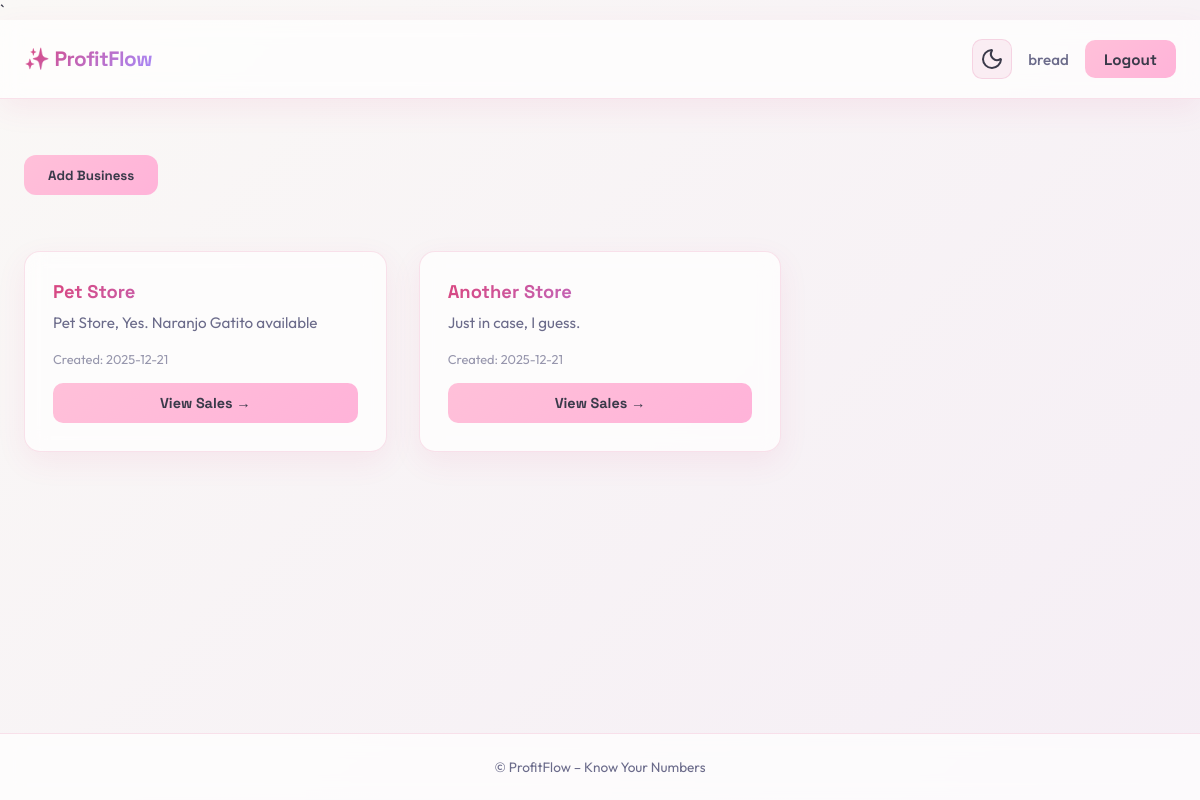
Before: /groups (signed in) with the older database file.
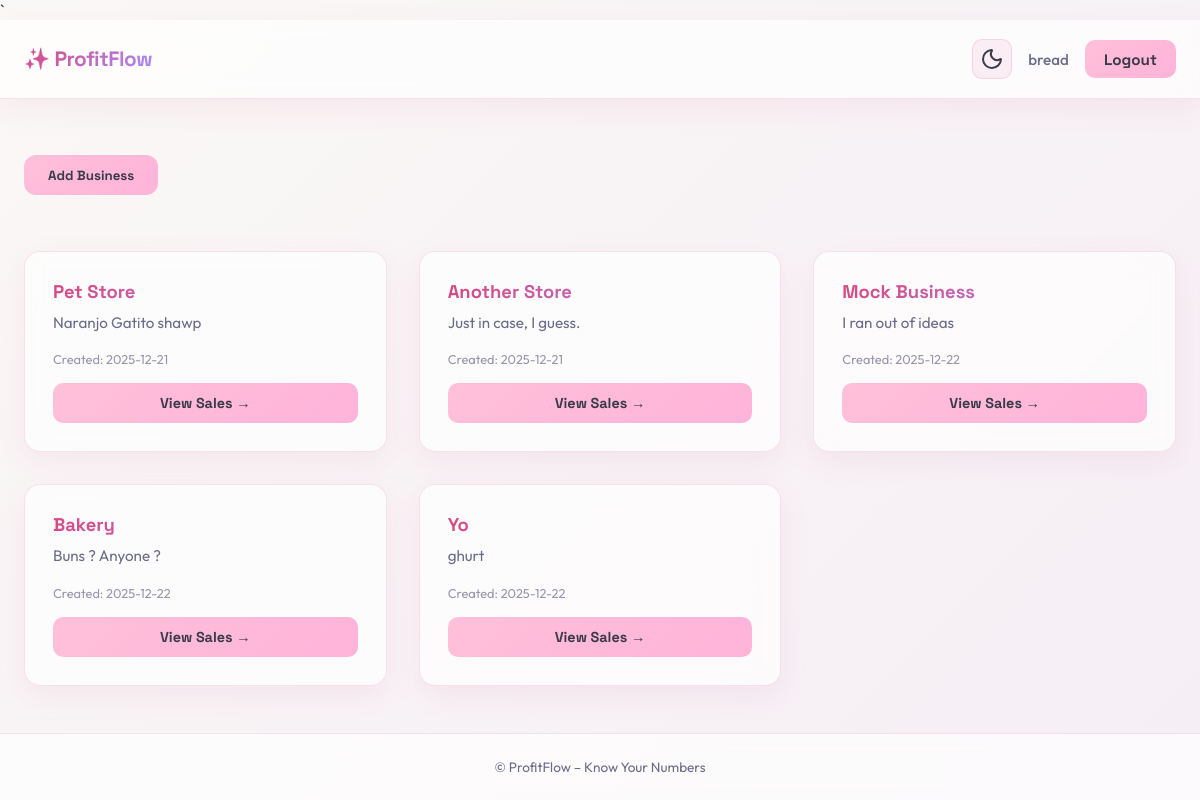
After: the same page with the newer database file.
### sales/models.py (models this page shows, shortened)
class SaleGroup(models.Model):
    name =  models.CharField(max_length= 64)
    description = models.TextField(max_length = 256)
    creation_date = models.DateTimeField(auto_now_add= True)
    owner =  models.ForeignKey(User, related_name= "businesses"  , on_delete= models.CASCADE)

### sales/views.py (the view, shortened to what this page needs)
# urls.py: path('groups', views.groups, name = "index"),
def groups(request):
    if request.user.is_authenticated != True:
            return redirect("login")
    return render(request, "groups.html")

### sales/templates/groups.html (shortened to what this page needs)
`{% extends 'base.html' %}
{% block content %}
<button class="add-btn" id="addBtn">Add Business</button>
<div class="cards-wrapper">
  {% for business in request.user.businesses.all %}
    <div class="business-card">
      <h3>{{ business.name }}</h3>
      <p class="desc">{{ business.description }}</p>
      <div class="meta">
        <span>Created: {{ business.creation_date|date:"Y-m-d" }}</span>
      </div>
      <a href="{% url 'index-business' business.id %}" class="card-btn">
        View Sales →
      </a>
    </div>
  {% empty %}
    <p class="empty">No businesses yet, add one.</p>
  {% endfor %}
</div>
{% endblock %}

### sales/templates/base.html (shortened to what this page needs)
<!doctype html>
<html lang="en" data-theme="light">
<head>
</head>
<body>
  <header>
    <div class="logo">✨ ProfitFlow</div>
    <div class="nav-controls">
      <button class="theme-btn" id="themeToggle" title="Toggle dark mode">
      </button>
      {% if user.is_authenticated %}
        <div class="user">{{ user.username }}</div>
        <form method="post" action="/logout" style="display: inline;">
          <button class="auth-btn">Logout</button>
        </form>
      {% else %}
        <a href="{% url 'login' %}" style="text-decoration: none;">
          <button class="auth-btn">Login</button>
        </a>
      {% endif %}
    </div>
  </header>
  <main>
    {% block content %}{% endblock %}
  </main>
  <footer>
    © {{ now|date:"Y" }} ProfitFlow – Know Your Numbers
  </footer>
</body>
</html>

### sales/templates/base.html (style rules this page uses)
:root { --bg: #faf8f6; --bg-secondary: #f5eef5; --fg: #3a3a4a; --fg-muted: #6b6b8a; --card-bg: rgba(255, 255, 255, 0.7); --card-border: rgba(217, 70, 127, 0.15); --card-shadow: 0 10px 30px rgba(217, 70, 127, 0.08); --accent: linear-gradient(135deg, #ffc0d9 0%, #ffb3d9 100%); --accent-primary: #d9467f; --accent-secondary: #a78bfa; --accent-tertiary: #60a5fa; --input-bg: rgba(255, 255, 255, 0.8); --input-border: rgba(217, 70, 127, 0.2); --input-fg: #3a3a4a; --hover-bg: rgba(217, 70, 127, 0.08); --transition: all 0.3s cubic-bezier(0.34, 1.56, 0.64, 1); }
* { box-sizing: border-box; margin: 0; padding: 0; }
body { font-family: 'Outfit', system-ui, sans-serif; background: linear-gradient(135deg, var(--bg) 0%, var(--bg-secondary) 100%); color: var(--fg); min-height: 100vh; display: flex; flex-direction: column; transition: var(--transition); }
header { display: flex; justify-content: space-between; align-items: center; padding: 1.2rem 1.5rem; background: var(--card-bg); backdrop-filter: blur(10px); border-bottom: 1px solid var(--card-border); flex-wrap: wrap; gap: 1rem; box-shadow: var(--card-shadow); }
.logo { font-family: 'Space Grotesk', sans-serif; font-weight: 800; font-size: 1.3rem; background: linear-gradient(135deg, var(--accent-primary) 0%, var(--accent-secondary) 100%); -webkit-background-clip: text; -webkit-text-fill-color: transparent; background-clip: text; letter-spacing: -0.02em; }
.nav-controls { display: flex; align-items: center; gap: 1rem; }
.theme-btn { background: var(--hover-bg); border: 1px solid var(--card-border); cursor: pointer; width: 40px; height: 40px; border-radius: 10px; display: flex; align-items: center; justify-content: center; color: var(--fg); transition: var(--transition); }
.user { font-size: 0.95rem; color: var(--fg-muted); font-weight: 500; }
.auth-btn { padding: 0.6rem 1.2rem; border-radius: 10px; border: none; background: var(--accent); color: #3a3a4a; font-weight: 700; font-size: 0.95rem; cursor: pointer; transition: var(--transition); font-family: 'Space Grotesk', sans-serif; }
main { flex: 1; padding: 2rem 1.5rem; max-width: 1400px; margin: 0 auto; width: 100%; }
.add-btn { margin: 1.5rem 0; padding: 0.7rem 1.5rem; border-radius: 12px; border: none; background: var(--accent); color: #3a3a4a; cursor: pointer; font-weight: 700; font-family: 'Space Grotesk', sans-serif; transition: var(--transition); }
.cards-wrapper { display: grid; grid-template-columns: repeat(auto-fill, minmax(300px, 1fr)); gap: 2rem; margin-top: 2rem; }
.business-card { background: var(--card-bg); border-radius: 16px; padding: 1.75rem; box-shadow: var(--card-shadow); display: flex; flex-direction: column; justify-content: space-between; border: 1px solid var(--card-border); backdrop-filter: blur(10px); transition: var(--transition); }
.business-card h3 { font-family: 'Space Grotesk', sans-serif; font-size: 1.15rem; margin-bottom: 0.5rem; background: linear-gradient(135deg, var(--accent-primary) 0%, var(--accent-secondary) 100%); -webkit-background-clip: text; -webkit-text-fill-color: transparent; background-clip: text; font-weight: 700; }
.business-card .desc { font-size: 0.95rem; color: var(--fg-muted); line-height: 1.6; margin-bottom: 1rem; }
.business-card .meta { font-size: 0.8rem; color: var(--fg-muted); margin-bottom: 1rem; opacity: 0.7; }
.card-btn { text-decoration: none; background: var(--accent); color: #3a3a4a; padding: 0.7rem 1.2rem; border-radius: 10px; text-align: center; font-size: 0.9rem; font-weight: 700; transition: var(--transition); border: none; cursor: pointer; font-family: 'Space Grotesk', sans-serif; }
footer { text-align: center; padding: 1.5rem; border-top: 1px solid var(--card-border); background: var(--card-bg); backdrop-filter: blur(10px); font-size: 0.85rem; color: var(--fg-muted); margin-top: auto; }

Changed rows visible on the page:
changed SaleGroup "Pet Store": description "Pet Store, Yes. Naranjo Gatito available" → "Naranjo Gatito shawp"
added SaleGroup: name "Mock Business", description "I ran out of ideas", creation_date "2025-12-22"
added SaleGroup: name "Bakery", description "Buns ? Anyone ?", creation_date "2025-12-22"
added SaleGroup: name "Yo", description "ghurt", creation_date "2025-12-22"
